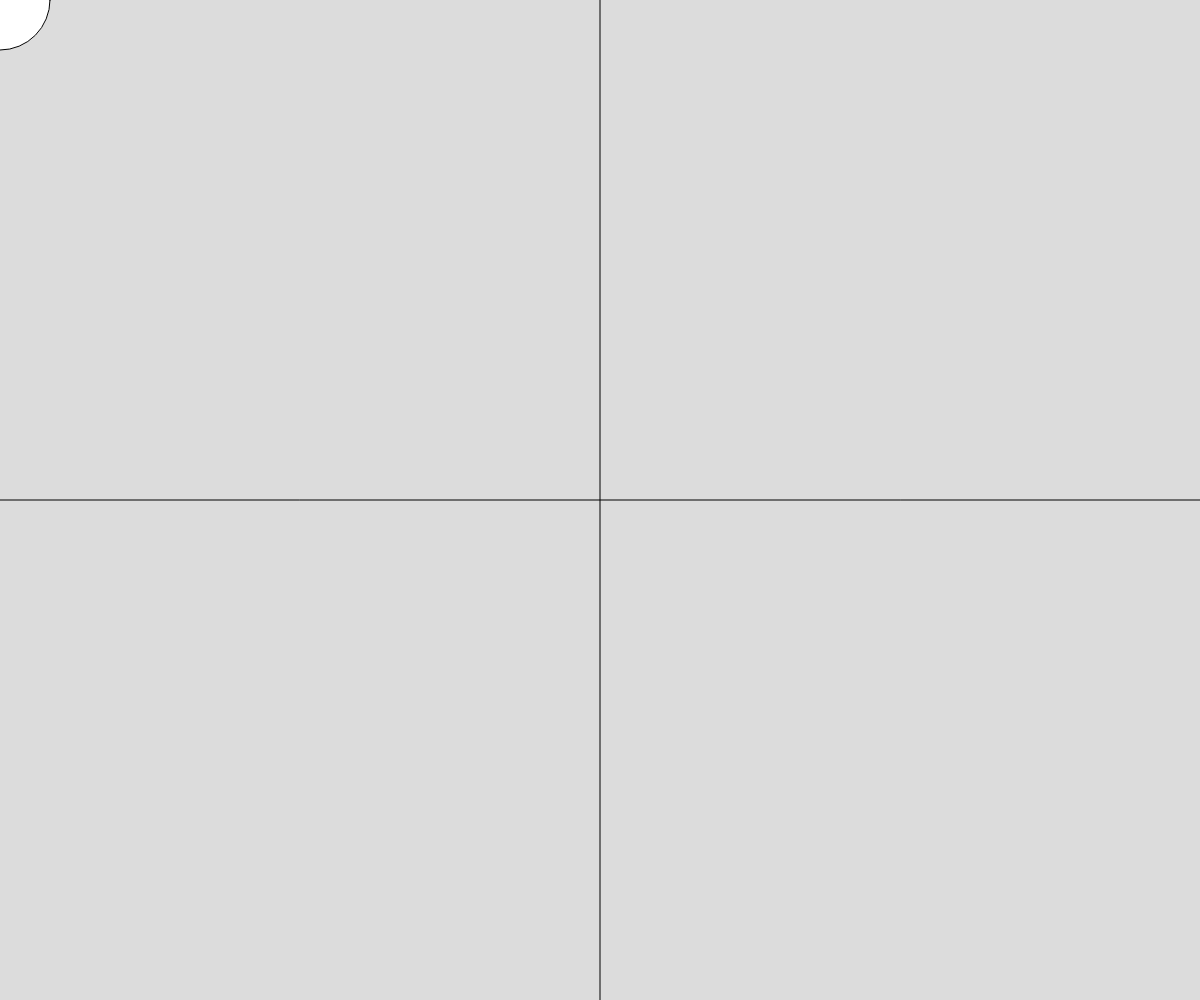
Frame 1 (no input)
Frame 60 (no input): identical to frame 1, image omitted
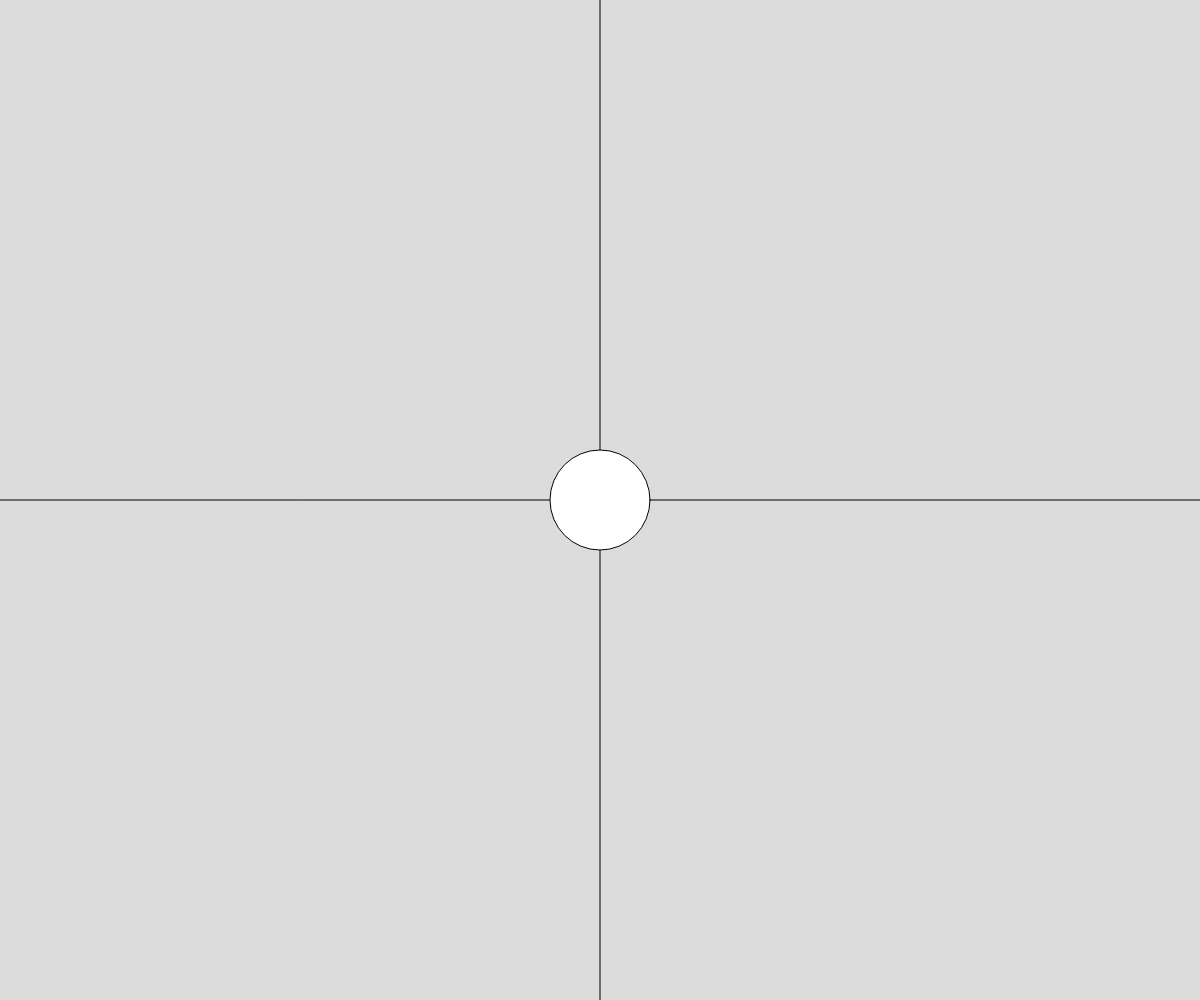
Frame 120 (the mouse pressed at the canvas centre since frame 60)

The p5.js sketch that drew these frames (run headless with seeded random() and noise() and a simulated clock; from frame 60 on, the mouse is pressed at the canvas centre):

// p5.js sketch
// ── sketch.js
function setup() {
  createCanvas(windowWidth, windowHeight);
}

function draw() {
  background(220);
  line (windowWidth / 2,0,windowWidth / 2, windowHeight)
  line (0,windowHeight/2,windowWidth,windowHeight/2)
  circle (mouseX,mouseY,100)
  fill ('white')
  if (mouseX < windowWidth / 2 && mouseY > windowHeight / 2)
    fill ('red')
    if (mouseX > windowWidth / 2 && mouseY < windowHeight / 2)
    fill ('red')
}
